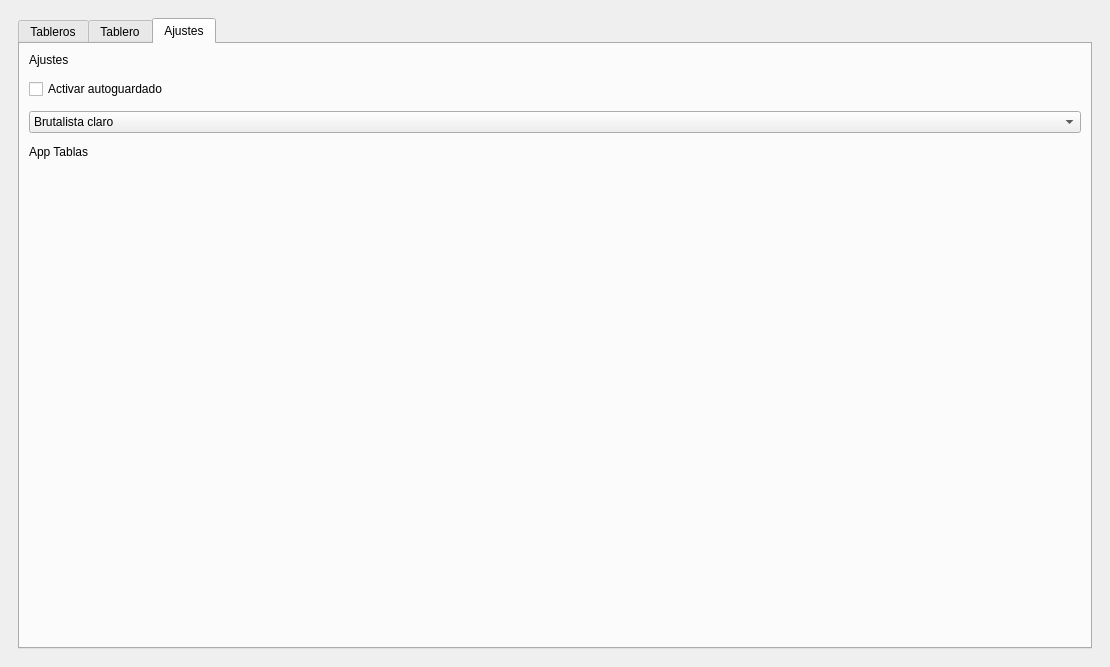
<?xml version="1.0" encoding="UTF-8"?>
<ui version="4.0">
 <class>Main</class>
 <widget class="QWidget" name="Main">
  <property name="geometry">
   <rect>
    <x>0</x>
    <y>0</y>
    <width>1110</width>
    <height>667</height>
   </rect>
  </property>
  <property name="windowTitle">
   <string>MiniTrello - Principal</string>
  </property>
  <layout class="QVBoxLayout" name="layoutPrincipal">
   <property name="leftMargin">
    <number>18</number>
   </property>
   <property name="topMargin">
    <number>18</number>
   </property>
   <property name="rightMargin">
    <number>18</number>
   </property>
   <property name="bottomMargin">
    <number>18</number>
   </property>
   <item>
    <widget class="QTabWidget" name="pestanasPrincipal">
     <property name="currentIndex">
      <number>2</number>
     </property>
     <widget class="QWidget" name="tabTableros">
      <attribute name="title">
       <string>Tableros</string>
      </attribute>
      <layout class="QVBoxLayout" name="layoutTableros">
       <property name="spacing">
        <number>14</number>
       </property>
       <item>
        <layout class="QHBoxLayout" name="barraSuperiorTableros">
         <item>
          <widget class="QLabel" name="lblMisTableros">
           <property name="text">
            <string>Mis tableros</string>
           </property>
          </widget>
         </item>
         <item>
          <spacer name="espacioTableros1">
           <property name="orientation">
            <enum>Qt::Horizontal</enum>
           </property>
           <property name="sizeHint" stdset="0">
            <size>
             <width>80</width>
             <height>20</height>
            </size>
           </property>
          </spacer>
         </item>
         <item>
          <widget class="QLabel" name="lblUsuarioActual">
           <property name="text">
            <string>Usuario: (pendiente)</string>
           </property>
           <property name="alignment">
            <set>Qt::AlignRight|Qt::AlignTrailing|Qt::AlignVCenter</set>
           </property>
          </widget>
         </item>
        </layout>
       </item>
       <item>
        <layout class="QHBoxLayout" name="contenidoTableros">
         <item>
          <widget class="QListWidget" name="listaTableros">
           <property name="minimumSize">
            <size>
             <width>520</width>
             <height>0</height>
            </size>
           </property>
          </widget>
         </item>
         <item>
          <layout class="QVBoxLayout" name="botoneraTableros">
           <property name="spacing">
            <number>10</number>
           </property>
           <item>
            <widget class="QPushButton" name="btnNuevoTablero">
             <property name="text">
              <string>Nuevo tablero</string>
             </property>
            </widget>
           </item>
           <item>
            <widget class="QPushButton" name="btnAbrirTablero">
             <property name="text">
              <string>Abrir tablero</string>
             </property>
            </widget>
           </item>
           <item>
            <widget class="QPushButton" name="btnBorrarTablero">
             <property name="text">
              <string>Borrar tablero</string>
             </property>
            </widget>
           </item>
           <item>
            <spacer name="espacioTableros2">
             <property name="orientation">
              <enum>Qt::Vertical</enum>
             </property>
             <property name="sizeHint" stdset="0">
              <size>
               <width>20</width>
               <height>40</height>
              </size>
             </property>
            </spacer>
           </item>
           <item>
            <widget class="QPushButton" name="btnCerrarSesion">
             <property name="text">
              <string>Cerrar sesión</string>
             </property>
            </widget>
           </item>
           <item>
            <spacer name="espacioTableros3">
             <property name="orientation">
              <enum>Qt::Vertical</enum>
             </property>
             <property name="sizeHint" stdset="0">
              <size>
               <width>20</width>
               <height>20</height>
              </size>
             </property>
            </spacer>
           </item>
          </layout>
         </item>
        </layout>
       </item>
      </layout>
     </widget>
     <widget class="QWidget" name="tabTablero">
      <attribute name="title">
       <string>Tablero</string>
      </attribute>
      <layout class="QVBoxLayout" name="layoutTablero">
       <property name="spacing">
        <number>12</number>
       </property>
       <item>
        <layout class="QHBoxLayout" name="barraSuperiorTablero">
         <item>
          <widget class="QLabel" name="lblNombreTablero">
           <property name="text">
            <string>Tablero: (sin seleccionar)</string>
           </property>
          </widget>
         </item>
         <item>
          <spacer name="espacioTablero1">
           <property name="orientation">
            <enum>Qt::Horizontal</enum>
           </property>
           <property name="sizeHint" stdset="0">
            <size>
             <width>40</width>
             <height>20</height>
            </size>
           </property>
          </spacer>
         </item>
         <item>
          <widget class="QLineEdit" name="txtBuscarTarjetas">
           <property name="minimumSize">
            <size>
             <width>260</width>
             <height>0</height>
            </size>
           </property>
           <property name="placeholderText">
            <string>Buscar tarjetas...</string>
           </property>
          </widget>
         </item>
         <item>
          <widget class="QPushButton" name="btnNuevaColumna">
           <property name="text">
            <string>Nueva columna</string>
           </property>
          </widget>
         </item>
         <item>
          <widget class="QPushButton" name="btnNuevaTarjeta">
           <property name="text">
            <string>Nueva tarjeta</string>
           </property>
          </widget>
         </item>
         <item>
          <widget class="QPushButton" name="btnGuardarTablero">
           <property name="text">
            <string>Guardar</string>
           </property>
          </widget>
         </item>
         <item>
          <widget class="QPushButton" name="btnVolverATableros">
           <property name="text">
            <string>Volver</string>
           </property>
          </widget>
         </item>
        </layout>
       </item>
       <item>
        <widget class="QScrollArea" name="scrollColumnas">
         <property name="widgetResizable">
          <bool>true</bool>
         </property>
         <widget class="QWidget" name="contenedorColumnas">
          <property name="geometry">
           <rect>
            <x>0</x>
            <y>0</y>
            <width>1044</width>
            <height>536</height>
           </rect>
          </property>
          <layout class="QHBoxLayout" name="layoutColumnas">
           <property name="spacing">
            <number>14</number>
           </property>
           <property name="leftMargin">
            <number>6</number>
           </property>
           <property name="topMargin">
            <number>6</number>
           </property>
           <property name="rightMargin">
            <number>6</number>
           </property>
           <property name="bottomMargin">
            <number>6</number>
           </property>
           <item>
            <widget class="QFrame" name="columnaPorHacer">
             <property name="minimumSize">
              <size>
               <width>300</width>
               <height>0</height>
              </size>
             </property>
             <property name="frameShape">
              <enum>QFrame::StyledPanel</enum>
             </property>
             <layout class="QVBoxLayout" name="layoutColumnaPorHacer">
              <property name="spacing">
               <number>10</number>
              </property>
              <item>
               <widget class="QLabel" name="lblPorHacer">
                <property name="text">
                 <string>Por hacer</string>
                </property>
               </widget>
              </item>
              <item>
               <widget class="QListWidget" name="listaPorHacer"/>
              </item>
             </layout>
            </widget>
           </item>
           <item>
            <widget class="QFrame" name="columnaEnProgreso">
             <property name="minimumSize">
              <size>
               <width>300</width>
               <height>0</height>
              </size>
             </property>
             <property name="frameShape">
              <enum>QFrame::StyledPanel</enum>
             </property>
             <layout class="QVBoxLayout" name="layoutColumnaEnProgreso">
              <property name="spacing">
               <number>10</number>
              </property>
              <item>
               <widget class="QLabel" name="lblEnProgreso">
                <property name="text">
                 <string>En progreso</string>
                </property>
               </widget>
              </item>
              <item>
               <widget class="QListWidget" name="listaEnProgreso"/>
              </item>
             </layout>
            </widget>
           </item>
           <item>
            <widget class="QFrame" name="columnaHecho">
             <property name="minimumSize">
              <size>
               <width>300</width>
               <height>0</height>
              </size>
             </property>
             <property name="frameShape">
              <enum>QFrame::StyledPanel</enum>
             </property>
             <layout class="QVBoxLayout" name="layoutColumnaHecho">
              <property name="spacing">
               <number>10</number>
              </property>
              <item>
               <widget class="QLabel" name="lblHecho">
                <property name="text">
                 <string>Hecho</string>
                </property>
               </widget>
              </item>
              <item>
               <widget class="QListWidget" name="listaHecho"/>
              </item>
             </layout>
            </widget>
           </item>
           <item>
            <spacer name="espacioFinalColumnas">
             <property name="orientation">
              <enum>Qt::Horizontal</enum>
             </property>
             <property name="sizeHint" stdset="0">
              <size>
               <width>20</width>
               <height>20</height>
              </size>
             </property>
            </spacer>
           </item>
          </layout>
         </widget>
        </widget>
       </item>
      </layout>
     </widget>
     <widget class="QWidget" name="tabAjustes">
      <attribute name="title">
       <string>Ajustes</string>
      </attribute>
      <layout class="QVBoxLayout" name="layoutAjustes">
       <property name="spacing">
        <number>12</number>
       </property>
       <item>
        <widget class="QLabel" name="lblAjustesTitulo">
         <property name="text">
          <string>Ajustes</string>
         </property>
        </widget>
       </item>
       <item>
        <widget class="QCheckBox" name="chkAutoGuardado">
         <property name="text">
          <string>Activar autoguardado</string>
         </property>
        </widget>
       </item>
       <item>
        <widget class="QComboBox" name="comboTema">
         <property name="editable">
          <bool>false</bool>
         </property>
         <item>
          <property name="text">
           <string>Brutalista claro</string>
          </property>
         </item>
         <item>
          <property name="text">
           <string>Brutalista oscuro (opcional)</string>
          </property>
         </item>
        </widget>
       </item>
       <item>
        <widget class="QLabel" name="lblInfoApp">
         <property name="text">
          <string>App Tablas</string>
         </property>
        </widget>
       </item>
       <item>
        <spacer name="espacioAjustesFinal">
         <property name="orientation">
          <enum>Qt::Vertical</enum>
         </property>
         <property name="sizeHint" stdset="0">
          <size>
           <width>20</width>
           <height>200</height>
          </size>
         </property>
        </spacer>
       </item>
      </layout>
     </widget>
    </widget>
   </item>
  </layout>
 </widget>
 <resources/>
 <connections/>
</ui>
